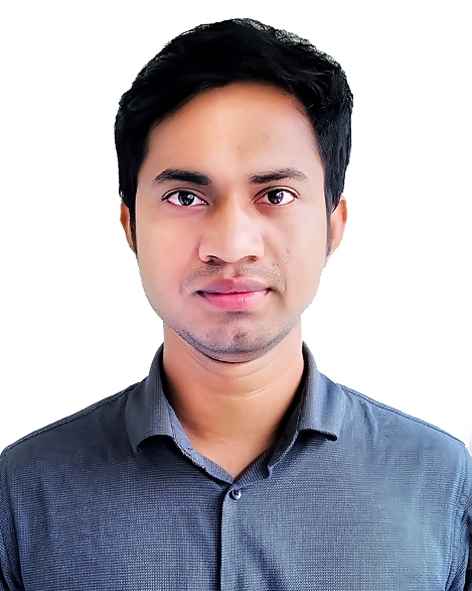
#> input picture images/input_samples/faisal.jpg, 472 x 591 px
$ python salt_and_pepper_noise.py
#> lines starting #> are read from the running program, lines starting #| are printed output that depends on the picture
#> further down, image is the input picture: shape (591, 472, 3); mean B, G, R 179.3, 172.6, 179
import cv2
import numpy as np

def add_salt_and_pepper_noise(image, amount):
#> called with amount = 0.02
    noisy_image = np.copy(image)
    height, width = noisy_image.shape[:2]
#> height = 591; width = 472

    # Calculate the number of pixels to add noise to
    num_pixels = int(amount * height * width)
#> num_pixels = 5579

    # Generate random coordinates to add noise to
    coords = [np.random.randint(0, height, num_pixels),
              np.random.randint(0, width, num_pixels)]

    # Set random pixels to salt or pepper values
    noisy_image[coords[0], coords[1]] = [255, 255, 255]  # Salt (white)
    noisy_image[coords[0], coords[1]] = 0  # Pepper (black)
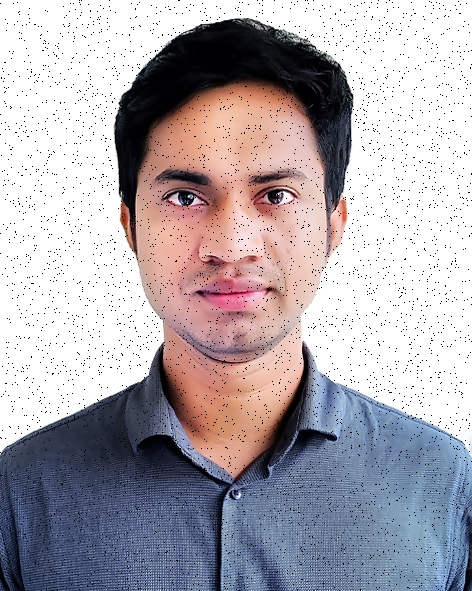
#> noisy_image: shape (591, 472, 3); mean B, G, R 175.8, 169.2, 175.4

    return noisy_image


if __name__ == '__main__':
    # Load the image
    image_path = 'images/input_samples/faisal.jpg'
    output_noisy_image_path='images/noisy_images/faisal_noisy.png'
    image = cv2.imread(image_path)

    # Add salt and pepper noise with a noise amount of 0.02 (2% of pixels)
    noisy_image = add_salt_and_pepper_noise(image, amount=0.02)
    cv2.imwrite(output_noisy_image_path,noisy_image)

    # Display the original and noisy images
    cv2.imshow('Original Image', image)
    cv2.imshow('Noisy Image', noisy_image)
    cv2.waitKey(0)
    cv2.destroyAllWindows()
